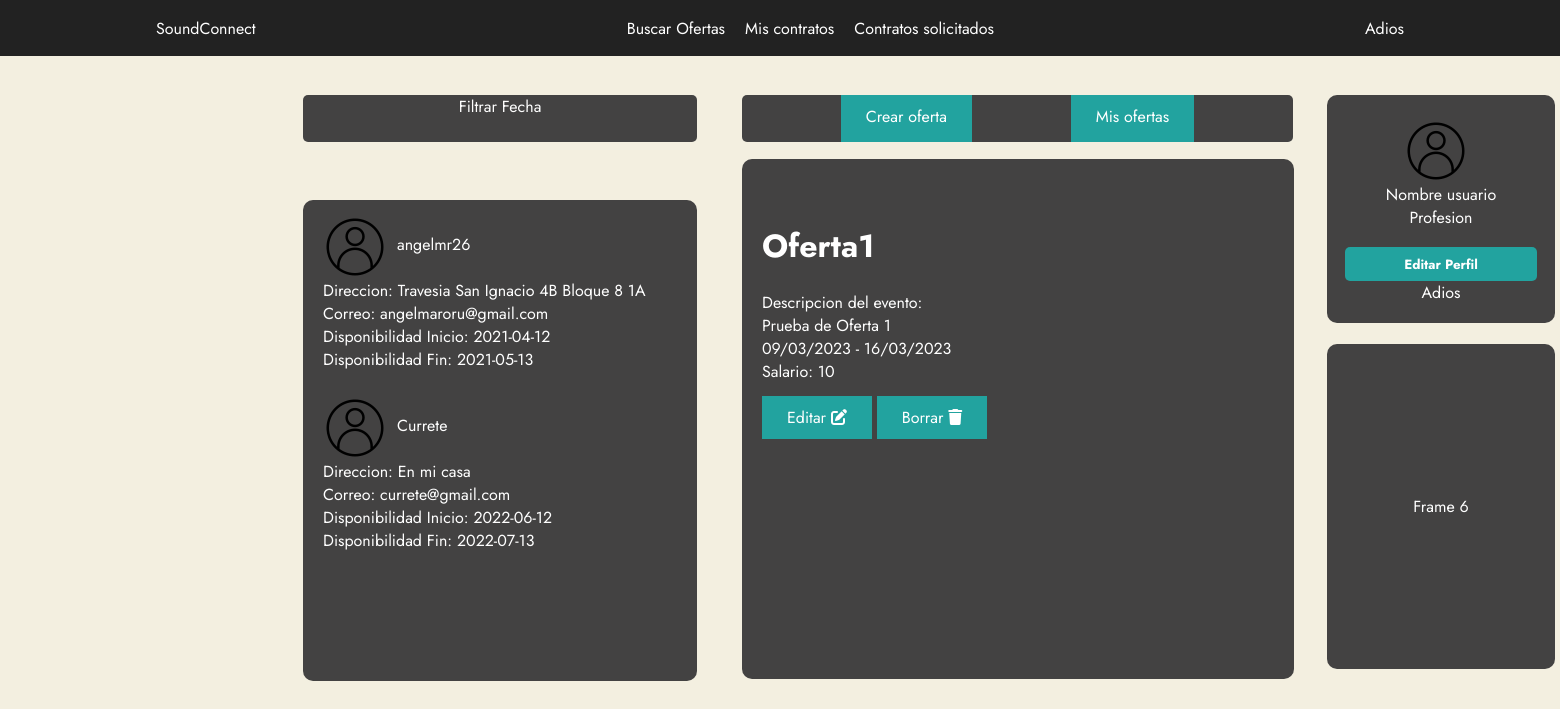
/Vista/listar_ofertas.php?id=1&inicio_evento=2023-03-09&fin_evento=2023-03-16 (signed in), run on the app's committed database.
### tables this page shows
CREATE TABLE `usuario` (
  `idUser` int(11) NOT NULL,
  `nombre` varchar(255) NOT NULL,
  `correo` varchar(255) NOT NULL,
  `contraseña` varchar(255) NOT NULL,
  `direccion` varchar(255) NOT NULL,
  `disponibilidad_inicio1` date DEFAULT NULL,
  `disponibilidad_fin1` date DEFAULT NULL,
  `activo` tinyint(4) NOT NULL,
  `disponibilidad_inicio2` date DEFAULT NULL,
  `disponibilidad_fin2` date DEFAULT NULL,
  `disponibilidad_inicio3` date DEFAULT NULL,
  `disponibilidad_fin3` date DEFAULT NULL,
  `etiqueta1` varchar(255) NOT NULL,
  `etiqueta2` varchar(255) NOT NULL,
  `etiqueta3` varchar(255) NOT NULL
);

CREATE TABLE `ofertas` (
  `idOferta` int(11) NOT NULL,
  `nombre` varchar(255) NOT NULL,
  `descripcion` varchar(255) NOT NULL,
  `evento_inicio` date DEFAULT NULL,
  `evento_fin` date DEFAULT NULL,
  `precio` float NOT NULL,
  `idEmpresa` int(11) NOT NULL
);

### Modelo/usuario.php (called while the page is built, shortened)
<?php
function findAllUsuario()
{
    $sqlFindAll = "SELECT * FROM usuario";
    $result = $GLOBALS["bd"]->query($sqlFindAll);
    $res = $result->fetchAll(PDO::FETCH_ASSOC);
    return $res;
}

### Controlador/controlador_users.php (called while the page is built, shortened)
<?php
include("../Modelo/usuario.php");
$usuarios = findAllUsuario();
?>

### Controlador/controlador_ofertas.php (called while the page is built, shortened)
<?php
function findOneByIdOferta($id) {
    $sqlfindOneByIdOferta = "SELECT * FROM ofertas WHERE idOferta = '$id'";
    $result = $GLOBALS["bd"]->query($sqlfindOneByIdOferta);
    $res = $result->fetch(PDO::FETCH_ASSOC);
    return $res;
}

### Vista/listar_ofertas.php (the view, shortened to what this page needs)
<!DOCTYPE html>
<html lang="en">
<head>
    <link rel="stylesheet" href="../Vista/assets/css/index.css">
</head>
<?php
include("./assets/includes/header.php");
include("../Controlador/controlador_ofertas.php");
include("../Controlador/controlador_users.php");
?>
<body>
    <div id="frame1">
        <div class="filtro">
            <span>Filtrar Fecha</span>
        </div>
    </div>
    <div id="frame2">
        <a class="button" href="./crearoferta.php">Crear oferta</a>
        <a class="button" href="./listar_ofertas.php">Mis ofertas</a>
    </div>
    <div id="frame3">
        <img src="./assets/images/user.png" alt="foto de perfil">
        <p>Nombre usuario</p>
        <span>Profesion</span>
        <?php
        if (isset($_SESSION["correo"])) {
            echo " <form action='./perfil_empresa.php' method='pos'><button id='editar_perfil'>Editar Perfil</button></form>";
            echo "<a href='/Controlador/Logout.php'>Adios</a>";
        } else {
            echo "<a href='/Vista/login_user.php'>Hola</a>";
        }
        ?>
    </div>
    <div id="frame4">
        <?php
        if (isset($_SESSION["correo"])) {
            if ($_SESSION['rol'] == "empresa") {
                if (isset($_GET['id'])) {
                    if (count($usuarios) != 0) { ?>
                        <?php
                        foreach ($usuarios as $user) {
                        ?>
                            <a href="listar_users.php?idUser=<?php echo $user["idUser"] ?>">
                                <div id="container">
                                    <div id="users">
                                        <img src="./assets/images/user.png" alt="">
                                        <span><?php echo $user["nombre"] ?></span>
                                    </div>
                                    <p>Direccion: <?php echo $user["direccion"] ?> </p>
                                    <p>Correo: <?php echo $user["correo"] ?> </p>
                                    <?php
                                    if (isset($user["disponibilidad_inicio1"])) {
                                    ?>
                                        <p>Disponibilidad Inicio: <?php echo $user["disponibilidad_inicio1"] ?> </p>
                                    <?php
                                    }
                                    ?>
                                    <?php
                                    if (isset($user["disponibilidad_fin1"])) {
                                    ?>
                                        <p>Disponibilidad Fin: <?php echo $user["disponibilidad_fin1"] ?> </p>
                                    <?php
                                    }
                                    ?>
                                </div>
                            </a>
                        <?php
                        }
                    } else if (isset($_GET['id'])) {
                        echo '<p>No hay usuarios</p>';
                    }
                }
            }
        }
        ?>
    </div>
    <div id="frame5">
        <div id="avanzado">
        </div>
        <div id="contenedor">
            <?php
            if (isset($_GET['id'])) {
                if ($_SESSION['rol'] == "empresa") { ?>
                    <?php
                    $muestra = findOneByIdOferta($_GET['id']);
                    ?>
                    <h1><?php echo $muestra["nombre"] ?></h1>
                    <p>Descripcion del evento: </p>
                    <p><?php echo $muestra["descripcion"] ?></p>
                    <p><?php
                        $originalDate = $muestra["evento_inicio"];
                        $originalDate2 = $muestra["evento_fin"];
                        $newDate = date("d/m/Y", strtotime($originalDate));
                        $newDate2 = date("d/m/Y", strtotime($originalDate2));
                        echo $newDate . "   -   " . $newDate2 ?>
                    </p>
                    <p>Salario: <?php echo $muestra["precio"] ?> </p>
                    <br>
                    <a class="button2" href="../Vista/editar_oferta.php?idOferta=<?php echo $muestra["idOferta"] ?>">Editar <i class="fa-solid fa-pen-to-square"></i></a>
                    <a class="delete" href="../Controlador/borrar_oferta.php?id=<?php echo $muestra["idOferta"] ?>">Borrar <i class="fa-solid fa-trash"></i></a>
            <?php
                }
            } else {
                echo '<p>No hay</p>';
            }
            ?>
        </div>
    </div>
    <div id="frame6">
        <p>Frame 6</p>
    </div>
</body>
</html>

### Vista/assets/includes/header.php (shortened to what this page needs)
<html>
<head>
    <link rel="stylesheet" href="/Vista/assets/css/header.css">
</head>
<header>
    <nav id="nav">
        <div class="container flex">
            <a href="/index.php">SoundConnect</a>
            <div class="links">
                <a href="#">Buscar Ofertas</a>
                <a href="#">Mis contratos</a>
                <a href="#">Contratos solicitados</a>
            </div>
            <?php
            if (isset($_SESSION["correo"])) {
                echo "<a href='/Controlador/Logout.php'>Adios</a>";
            } else {
                echo "<a href='/Vista/login_user.php'>Hola</a>";
            }
            ?>
        </div>
    </nav>
</header>
</html>

### Vista/assets/css/index.css (style rules this page uses)
* { font-family: "Jost", sans-serif; }
#frame1 { top: 95px; left: 303px; width: 394px; height: 47px; position: absolute; display: flex; border-color: transparent; border-radius: 5px; justify-content: space-evenly; color: #fff; background-color: #434242; }
#frame2 { top: 95px; left: 742px; width: 551px; height: 47px; position: absolute; border-color: transparent; display: flex; justify-content: space-evenly; border-radius: 5px; color: #fff; background-color: #434242; }
#frame3 { top: 95px; left: 1327px; width: 228px; height: 228px; position: absolute; display: flex; border-color: transparent; border-radius: 10px; color: #fff; background-color: #434242; align-items: center; flex-direction: column; justify-content: center; }
#frame4 { top: 200px; left: 303px; width: 394px; height: 481px; overflow: auto; position: absolute; border-color: transparent; display: flex; border-radius: 10px; color: #fff; background-color: #434242; flex-direction: column; }
#frame5 { top: 159px; left: 742px; width: 552px; height: 520px; position: absolute; border-color: transparent; display: flex; flex-direction: column; justify-content: space-evenly; border-radius: 10px; color: #fff; background-color: #434242; }
#frame6 { top: 344px; left: 1327px; width: 228px; height: 325px; position: absolute; border-color: transparent; display: flex; justify-content: space-evenly; flex-direction: column; align-items: center; border-radius: 10px; color: #fff; background-color: #434242; }
#editar_perfil { background-color: #22a39f; min-width: 192px; height: 34px; color: #fff; margin-top: 18px; font-weight: bold; cursor: pointer; transition: all 0.3s ease; position: relative; display: inline-block; outline: none; overflow: hidden; border-radius: 5px; border: none; }
#avanzado { display: flex; justify-content: center; }
#contenedor { height: 100%; margin-left: 20px; margin-bottom: 20px; margin-right: 20px; }
p { margin: 0px; }
#users { display: flex; align-items: center; }
#container { margin-left: 20px; margin-top: 10px; margin-right: 20px; margin-bottom: 10px; }
.filtro { position: relative; display: inline-block; }
.button { background-color: #22a39f; color: #fff; padding: 10px 25px; }
.button2 { background-color: #22a39f; color: #fff; padding: 10px 25px; }
.delete { background-color: #22a39f; color: #fff; padding: 10px 25px; }
img { padding-right: 10px; padding-top: 5px; }

### Vista/assets/css/header.css (style rules this page uses)
body { background: #F3EFE0; }
nav { position: fixed; top: 0; left: 0; width: 100%; display: flex; align-items: center; justify-content: space-between; height: 56px; background: #222222; transition: 0.3s; }
.links { display: flex; justify-content: center; gap: 20px; }
.container { margin: 0 10%; width: 80%; }
.flex { display: flex; align-items: center; justify-content: space-between; }
a { text-decoration: none; color:#fff; }

### data on the page
usuario: nombre "angelmr26", direccion "Travesia San Ignacio 4B Bloque 8 1A", correo "angelmaroru@gmail.com", disponibilidad_inicio1 "2021-04-12", disponibilidad_fin1 "2021-05-13"
usuario: nombre "Currete", direccion "En mi casa", correo "currete@gmail.com", disponibilidad_inicio1 "2022-06-12", disponibilidad_fin1 "2022-07-13"
ofertas: nombre "Oferta1", descripcion "Prueba de Oferta 1", evento_inicio "09/03/2023", evento_fin "16/03/2023", precio "10"
